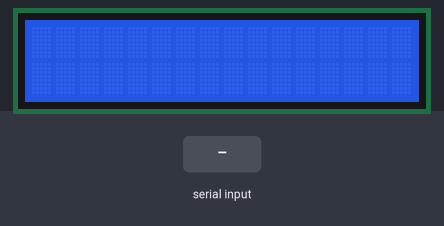
Simulated run of this sketch. Board: ESP32. Parts: 16×2 character LCD. The test bench sets the inputs (shaded band).

Above: at 1.2 s.
1.3 s: "1" received over Serial
At 2.6 s:
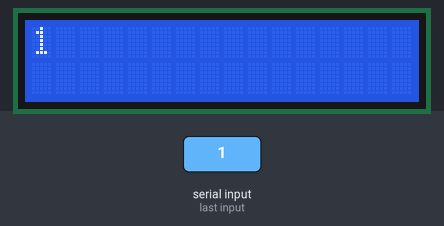
2.9 s: "0" received over Serial
At 4.0 s:
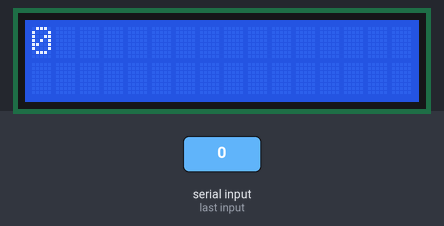
4.5 s: "2" received over Serial
At 5.2 s:
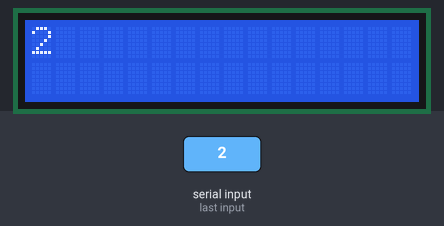
Timing chart, 0 to 7.5 s (numbered marks = the images above; inputs shaded):
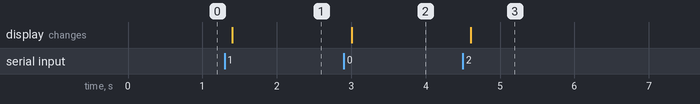

The sketch:

23_LCD_serial.ino
```cpp
// incluimos librerias necesarias
#include <LiquidCrystal_I2C.h>  // controlador LCD
#include <Wire.h>  // protocolo de comunicaciones I2C

// pines donde conectamos
#define SDA 13  // datos
#define SCL 14  // reloj
#define ADDR 0x27 // establecemos la dirección de memoria donde est-a conectado el display LCD.Otra es 0x3F (ver instrucciones del aparato)

// definimos variable (constructor) lcd, del tipo LiquidCrystal_I2C
LiquidCrystal_I2C lcd(ADDR, 16, 2); // variable_dir_memoria, columnas, filas

void setup() {
  Serial.begin(115200);

  Wire.begin(SDA, SCL);  // iindicamos a I2C los pines de datos y de reloj
  lcd.init();
  lcd.backlight();
  lcd.clear();

}

void loop() {
  if(Serial.available()){
    delay(100);
    lcd.clear();
    while(Serial.available()){
      lcd.write(Serial.read());  // también valdría  lcd.print((char)Serial.read());
    }
  }

}
```

Measured:
- after the input at 1.3 s, the display: changes after 0.10 s (image 1)
- after the input at 2.9 s, the display: changes after 0.10 s (image 2)
- after the input at 4.5 s, the display: changes after 0.11 s (image 3)
